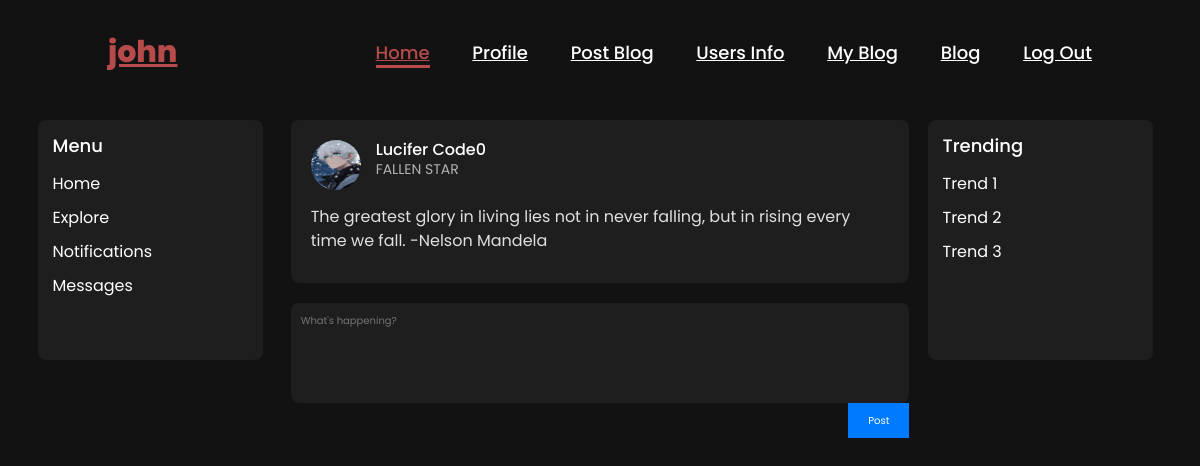
Page /showblog.php?postid=1 (signed in) on the committed database.
### tables this page shows
CREATE TABLE `users` (
  `id` int(11) NOT NULL,
  `fname` varchar(250) NOT NULL,
  `lname` varchar(250) NOT NULL,
  `email` varchar(250) NOT NULL,
  `phone` varchar(250) NOT NULL,
  `address` varchar(250) NOT NULL,
  `password` varchar(255) NOT NULL
);

CREATE TABLE `table` (
  `postid` int(11) NOT NULL,
  `title` text NOT NULL,
  `blog` text NOT NULL,
  `userid` int(11) NOT NULL,
  `postedtime` datetime NOT NULL
);

### sessionstart.php (called while the page is built, shortened)
<?php
    if(isset($_SESSION['login'])&& $_SESSION['login']=='true' ){
    $id=$_SESSION['id'];
    include 'server.php';
    $from="SELECT * FROM `users` WHERE `id`='$id'";
   $result=mysqli_query($conn,$from);
   $row=mysqli_fetch_assoc($result);
$fname=$row['fname'];
    }else{
      header('location:login.php');
    }
    ?>

### showblog.php (the view, shortened to what this page needs)
<?php
include("nav.php")
?>
<?php
$postid=$_GET['postid'];
    if(isset($_SESSION['login'])&& $_SESSION['login']=='true' ){
    include 'server.php';
    $from="SELECT * FROM `table` WHERE `postid`='$postid'";
   $result=mysqli_query($conn,$from);
   $row=mysqli_fetch_assoc($result);
$title=$row['title'];
$blog=$row['blog'];
$uid=$row['userid'];
$sql="SELECT `fname`, `lname` FROM `users` WHERE `id`='$uid'";
$cola=mysqli_query($conn,$sql);
$name=mysqli_fetch_assoc($cola);
$username=$name['fname'].' '.$name['lname'];
    }else{
      header('location:login.php');
    }
    ?>
<!DOCTYPE html>
<html lang="en">
<head>
    <link rel="stylesheet" href="showblogstyle.css">
    <link href="https://cdn.jsdelivr.net/npm/bootstrap@5.3.3/dist/css/bootstrap.min.css" rel="stylesheet">
</head>
<body>
    <div class="container">
        <div class="sidebar">
            <h2>Menu</h2>
            <ul>
                <li>Home</li>
                <li>Explore</li>
                <li>Notifications</li>
                <li>Messages</li>
            </ul>
        </div>
        <div class="main-content">
            <div class="posts">
                <div class="post">
                    <div class="user-info">
                        <img class="Avatar" src="images/profile 2.jpg" alt="User Avatar">
                        <div class="user-details">
                            <h3><?php
                           echo $username ?></h3>
                            <p><?php echo $title?></p>
                        </div>
                    </div>
                    <p class="post-content"><?php echo $blog?></p>
                </div>
            </div>
            <form action="commenthandler.php" method="post">
            <div class="post-box">
                <textarea name="comment" placeholder="What's happening?"></textarea>
                <button type="submit" class="post-button">Post</button>
            </div> </form>
        </div>
        <div class="sidebar right">
            <h2>Trending</h2>
            <ul>
                <li>Trend 1</li>
                <li>Trend 2</li>
                <li>Trend 3</li>
            </ul>
        </div>
    </div>
</body>
</html>

### nav.php (shortened to what this page needs)
<?php
include("sessionstart.php");
?>
<!DOCTYPE html>
<html lang="en">
<head>
  <link rel="stylesheet" href="style.css">
</head>
<body>
<header>
        <a href="#" class="logo"> <?php
            echo $fname;
            ?></a>
        <nav >
            <a  href="main.php" class="active"> Home</a>
            <a href="profile.php" >Profile</a>
            <a href="postBlog.php" >Post Blog</a>
            <a href="table.php" >Users Info</a>
            <a href="blog.php" >My Blog</a>
            <a href="allblog.php" >Blog</a>
            <a href="Logout.php" >Log Out</a>
        </nav>
    </header>
</body>
</html>

### style.css (style rules this page uses)
* { margin: 0; padding: 0; box-sizing: border-box; text-decoration: none; border: none; outline: none; font-family: 'Poppins', sans-serif; }
html { font-size: 62.5%; }
body { width: 100%; height: 100vh; overflow-x: hidden; background-color: black; color: white; }
header { margin-top: 20px; position: fixed; top: 0; left: 0; width: 100%; padding: 1rem 9%; background-color: transparent; filter: drop-shadow(10px); display: flex; justify-content: space-between; align-items: center; z-index: 100; }
.logo { font-size: 3rem; color: #b74b4b; font-weight: 800; cursor: pointer; transition: 0.5s ease; }
nav a { font-size: 1.8rem; color: white; margin-left: 4rem; font-weight: 500; transition: 0.3s ease; border-bottom: 3px solid transparent; }
nav a:hover, nav a.active { color: #b74b4b; border-bottom: 3px solid #b74b4b; }

### showblogstyle.css (style rules this page uses)
body { background-color: #121212 !important; color: #ffffff; font-family: Arial, sans-serif; margin: 0; padding: 0; }
.container { margin-top: 100px; display: flex; justify-content: space-between; padding: 20px; color: white; }
.sidebar { background-color: #1e1e1e; padding: 15px; border-radius: 8px; width: 20%; margin-right: 10px; color: white; height: 30vh; }
.sidebar h2 { color: #ffffff; font-size: 18px; margin-bottom: 15px; }
.sidebar ul { list-style-type: none; padding: 0; }
.sidebar ul li { margin: 10px 0; font-size: 16px; }
.main-content { width: 55%; }
.posts { margin-bottom: 20px; }
.post { background-color: #1e1e1e; padding: 20px; border-radius: 8px; margin-bottom: 15px; }
.user-info { display: flex; align-items: center; margin-bottom: 15px; }
.Avatar { border-radius: 50%; width: 50px; height: 50px; margin-right: 15px; }
.user-details h3 { font-size: 16px; margin: 0; }
.user-details p { font-size: 14px; color: #b3b3b3; }
.post-content { font-size: 16px; color: #e0e0e0; }
.post-box { display: flex; flex-direction: column; margin-bottom: 20px; }
textarea { width: 100%; height: 100px; background-color: #1e1e1e; color: #ffffff; border-radius: 8px; padding: 10px; margin-bottom: 10px; resize: none !important; }
button { align-self: flex-end; background-color: #007bff; color: #ffffff; border: none; padding: 10px 20px; border-radius: 8px; cursor: pointer; }

### rows in the picture
users: fname "john"
users: username "Lucifer Code0"
table: title "FALLEN STAR", blog "The greatest glory in living lies not in never falling, but in rising every time we fall. -Nelson Mandela"
